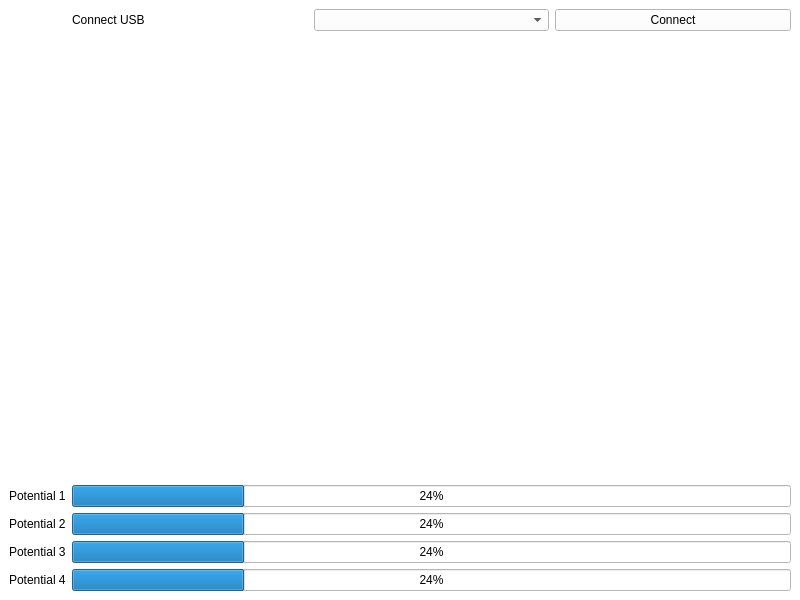
<?xml version="1.0" encoding="UTF-8"?>
<ui version="4.0">
 <class>MainWindow</class>
 <widget class="QMainWindow" name="MainWindow">
  <property name="geometry">
   <rect>
    <x>0</x>
    <y>0</y>
    <width>800</width>
    <height>600</height>
   </rect>
  </property>
  <property name="windowTitle">
   <string>MainWindow</string>
  </property>
  <property name="styleSheet">
   <string notr="true">background-color:white</string>
  </property>
  <widget class="QWidget" name="centralwidget">
   <property name="styleSheet">
    <string notr="true">background-color:white</string>
   </property>
   <layout class="QGridLayout" name="gridLayout">
    <item row="1" column="3">
     <layout class="QHBoxLayout" name="hgraph">
      <property name="rightMargin">
       <number>0</number>
      </property>
      <item>
       <layout class="QFormLayout" name="form_grid">
        <item row="2" column="0">
         <widget class="QLabel" name="potlabel1">
          <property name="text">
           <string>Potential 1</string>
          </property>
         </widget>
        </item>
        <item row="2" column="1">
         <widget class="QProgressBar" name="potpb1">
          <property name="value">
           <number>24</number>
          </property>
         </widget>
        </item>
        <item row="3" column="0">
         <widget class="QLabel" name="potlabel2">
          <property name="text">
           <string>Potential 2</string>
          </property>
         </widget>
        </item>
        <item row="3" column="1">
         <widget class="QProgressBar" name="potpb2">
          <property name="value">
           <number>24</number>
          </property>
         </widget>
        </item>
        <item row="4" column="0">
         <widget class="QLabel" name="potlabel3">
          <property name="text">
           <string>Potential 3</string>
          </property>
         </widget>
        </item>
        <item row="4" column="1">
         <widget class="QProgressBar" name="potpb3">
          <property name="value">
           <number>24</number>
          </property>
         </widget>
        </item>
        <item row="5" column="0">
         <widget class="QLabel" name="potlabel4">
          <property name="text">
           <string>Potential 4</string>
          </property>
         </widget>
        </item>
        <item row="5" column="1">
         <widget class="QProgressBar" name="potpb4">
          <property name="value">
           <number>24</number>
          </property>
         </widget>
        </item>
        <item row="0" column="1">
         <layout class="QHBoxLayout" name="horizontalLayout">
          <property name="topMargin">
           <number>0</number>
          </property>
          <property name="rightMargin">
           <number>0</number>
          </property>
          <item>
           <widget class="QLabel" name="label">
            <property name="text">
             <string>Connect USB</string>
            </property>
           </widget>
          </item>
          <item>
           <widget class="QComboBox" name="cbserial"/>
          </item>
          <item>
           <widget class="QPushButton" name="connectserial">
            <property name="text">
             <string>Connect</string>
            </property>
           </widget>
          </item>
         </layout>
        </item>
        <item row="1" column="1">
         <spacer name="verticalSpacer">
          <property name="orientation">
           <enum>Qt::Vertical</enum>
          </property>
          <property name="sizeHint" stdset="0">
           <size>
            <width>20</width>
            <height>30</height>
           </size>
          </property>
         </spacer>
        </item>
       </layout>
      </item>
     </layout>
    </item>
   </layout>
  </widget>
 </widget>
 <resources/>
 <connections/>
</ui>
